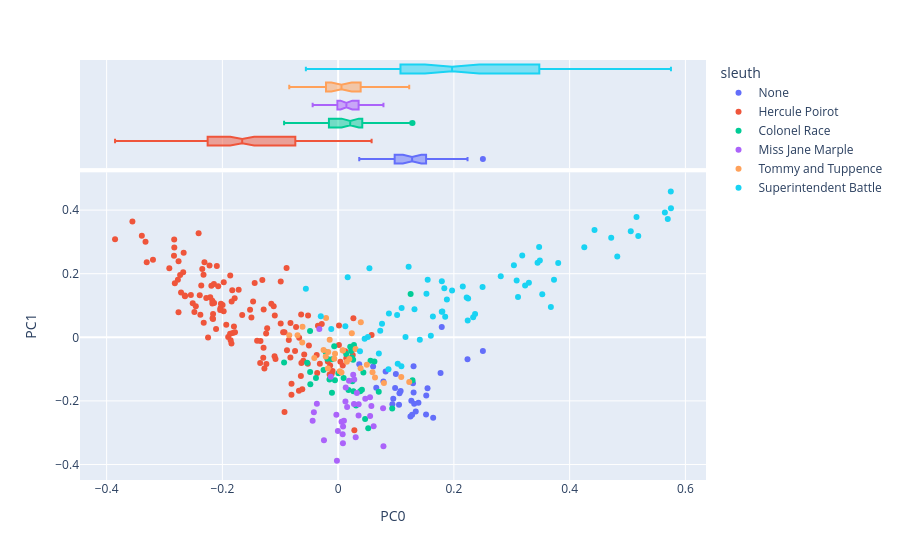

Notebook code cell kept with this figure:
### Markdown cell above
#### Scatterplot of documents in the space created by the first two components

With points colored by metadata features.

### Code cell
# create a scatterplot of documents in the space created by the first 2 components
# coloring the points by sleuth

# fill the NaN for works without a sleuth (Giant's Bread)
DOC['sleuth'] = DOC['sleuth'].fillna('None')

px.scatter(
    data_frame = DCM.join(DOC).reset_index(),
    x = 'PC0', # first PC
    y = 'PC1', # second PC
    color = 'sleuth', # color by sleuth
    hover_name = 'label', # use concat string for hover info
    hover_data=['pub_year_original', 'work_type'], # add more hover data
    marginal_x = 'box' # add boxplot to x axis
)

### Figure 1 — Plotly figure (JSON) as saved in the notebook; plotly's stock layout.template omitted (floating-point values rounded to 4 significant figures; data arrays with more than 128 entries replaced by an {"elided": "..."} marker saying what was removed)
{"data": [{"customdata": [[1930, "novel"], [1930, "novel"], [1930, "novel"], [1930, "novel"], [1930, "novel"], [1930, "novel"], [1930, "novel"], [1930, "novel"], [1930, "novel"], [1930, "novel"], [1930, "novel"], [1930, "novel"], [1930, "novel"], [1930, "novel"], [1930, "novel"], [1930, "novel"], [1930, "novel"], [1930, "novel"], [1930, "novel"], [1930, "novel"], [1930, "novel"], [1930, "novel"], [1930, "novel"], [1930, "novel"], [1930, "novel"], [1930, "novel"], [1930, "novel"], [1930, "novel"], [1930, "novel"]], "hovertemplate": "<b>%{hovertext}</b><br><br>sleuth=None<br>PC0=%{x}<br>PC1=%{y}<br>pub_year_original=%{customdata[0]}<br>work_type=%{customdata[1]}<extra></extra>", "hovertext": ["giants-bread ch.0", "giants-bread ch.1", "giants-bread ch.2", "giants-bread ch.3", "giants-bread ch.4", "giants-bread ch.5", "giants-bread ch.6", "giants-bread ch.7", "giants-bread ch.8", "giants-bread ch.9", "giants-bread ch.10", "giants-bread ch.11", "giants-bread ch.12", "giants-bread ch.13", "giants-bread ch.14", "giants-bread ch.15", "giants-bread ch.16", "giants-bread ch.17", "giants-bread ch.18", "giants-bread ch.19", "giants-bread ch.20", "giants-bread ch.21", "giants-bread ch.22", "giants-bread ch.23", "giants-bread ch.24", "giants-bread ch.25", "giants-bread ch.26", "giants-bread ch.27", "giants-bread ch.28"], "legendgroup": "None", "marker": {"color": "#636efa", "symbol": "circle"}, "mode": "markers", "name": "None", "orientation": "v", "showlegend": true, "type": "scatter", "x": [0.03647, 0.08202, 0.09971, 0.0782, 0.09376, 0.106, 0.1387, 0.1519, 0.1314, 0.1341, 0.1052, 0.1249, 0.1304, 0.1642, 0.1544, 0.0604, 0.09525, 0.1278, 0.1523, 0.1265, 0.108, 0.06588, 0.1769, 0.179, 0.2501, 0.1303, 0.2236, 0.1293, 0.09845], "xaxis": "x", "y": [-0.08483, -0.1077, -0.1154, -0.1386, -0.2108, -0.1759, -0.2055, -0.2427, -0.2089, -0.2332, -0.2117, -0.2487, -0.1735, -0.2531, -0.1602, -0.09213, -0.193, -0.2439, -0.1832, -0.1994, -0.1689, -0.1583, -0.1121, 0.03224, -0.04314, -0.09097, -0.06922, -0.1447, -0.1596], "yaxis": "y"}, {"alignmentgroup": "True", "customdata": [[1930, "novel"], [1930, "novel"], [1930, "novel"], [1930, "novel"], [1930, "novel"], [1930, "novel"], [1930, "novel"], [1930, "novel"], [1930, "novel"], [1930, "novel"], [1930, "novel"], [1930, "novel"], [1930, "novel"], [1930, "novel"], [1930, "novel"], [1930, "novel"], [1930, "novel"], [1930, "novel"], [1930, "novel"], [1930, "novel"], [1930, "novel"], [1930, "novel"], [1930, "novel"], [1930, "novel"], [1930, "novel"], [1930, "novel"], [1930, "novel"], [1930, "novel"], [1930, "novel"]], "hovertemplate": "<b>%{hovertext}</b><br><br>sleuth=None<br>PC0=%{x}<br>pub_year_original=%{customdata[0]}<br>work_type=%{customdata[1]}<extra></extra>", "hovertext": ["giants-bread ch.0", "giants-bread ch.1", "giants-bread ch.2", "giants-bread ch.3", "giants-bread ch.4", "giants-bread ch.5", "giants-bread ch.6", "giants-bread ch.7", "giants-bread ch.8", "giants-bread ch.9", "giants-bread ch.10", "giants-bread ch.11", "giants-bread ch.12", "giants-bread ch.13", "giants-bread ch.14", "giants-bread ch.15", "giants-bread ch.16", "giants-bread ch.17", "giants-bread ch.18", "giants-bread ch.19", "giants-bread ch.20", "giants-bread ch.21", "giants-bread ch.22", "giants-bread ch.23", "giants-bread ch.24", "giants-bread ch.25", "giants-bread ch.26", "giants-bread ch.27", "giants-bread ch.28"], "legendgroup": "None", "marker": {"color": "#636efa", "symbol": "circle"}, "name": "None", "notched": true, "offsetgroup": "None", "showlegend": false, "type": "box", "x": [0.03647, 0.08202, 0.09971, 0.0782, 0.09376, 0.106, 0.1387, 0.1519, 0.1314, 0.1341, 0.1052, 0.1249, 0.1304, 0.1642, 0.1544, 0.0604, 0.09525, 0.1278, 0.1523, 0.1265, 0.108, 0.06588, 0.1769, 0.179, 0.2501, 0.1303, 0.2236, 0.1293, 0.09845], "xaxis": "x2", "yaxis": "y2"}, {"customdata": {"elided": "133x2 mixed values"}, "hovertemplate": "<b>%{hovertext}</b><br><br>sleuth=Hercule Poirot<br>PC0=%{x}<br>PC1=%{y}<br>pub_year_original=%{customdata[0]}<br>work_type=%{customdata[1]}<extra></extra>", "hovertext": {"elided": "133 str values"}, "legendgroup": "Hercule Poirot", "marker": {"color": "#EF553B", "symbol": "circle"}, "mode": "markers", "name": "Hercule Poirot", "orientation": "v", "showlegend": true, "type": "scatter", "x": {"elided": "133 float values"}, "xaxis": "x", "y": {"elided": "133 float values"}, "yaxis": "y"}, {"alignmentgroup": "True", "customdata": {"elided": "133x2 mixed values"}, "hovertemplate": "<b>%{hovertext}</b><br><br>sleuth=Hercule Poirot<br>PC0=%{x}<br>pub_year_original=%{customdata[0]}<br>work_type=%{customdata[1]}<extra></extra>", "hovertext": {"elided": "133 str values"}, "legendgroup": "Hercule Poirot", "marker": {"color": "#EF553B", "symbol": "circle"}, "name": "Hercule Poirot", "notched": true, "offsetgroup": "Hercule Poirot", "showlegend": false, "type": "box", "x": {"elided": "133 float values"}, "xaxis": "x2", "yaxis": "y2"}, {"customdata": [[1924, "novel"], [1924, "novel"], [1924, "novel"], [1924, "novel"], [1924, "novel"], [1924, "novel"], [1924, "novel"], [1924, "novel"], [1924, "novel"], [1924, "novel"], [1924, "novel"], [1924, "novel"], [1924, "novel"], [1924, "novel"], [1924, "novel"], [1924, "novel"], [1924, "novel"], [1924, "novel"], [1924, "novel"], [1924, "novel"], [1924, "novel"], [1924, "novel"], [1924, "novel"], [1924, "novel"], [1924, "novel"], [1924, "novel"], [1924, "novel"], [1924, "novel"], [1924, "novel"], [1924, "novel"], [1924, "novel"], [1924, "novel"], [1924, "novel"], [1924, "novel"], [1924, "novel"], [1924, "novel"], [1924, "novel"]], "hovertemplate": "<b>%{hovertext}</b><br><br>sleuth=Colonel Race<br>PC0=%{x}<br>PC1=%{y}<br>pub_year_original=%{customdata[0]}<br>work_type=%{customdata[1]}<extra></extra>", "hovertext": ["the-man-in-the-brown-suit ch.0", "the-man-in-the-brown-suit ch.1", "the-man-in-the-brown-suit ch.2", "the-man-in-the-brown-suit ch.3", "the-man-in-the-brown-suit ch.4", "the-man-in-the-brown-suit ch.5", "the-man-in-the-brown-suit ch.6", "the-man-in-the-brown-suit ch.7", "the-man-in-the-brown-suit ch.8", "the-man-in-the-brown-suit ch.9", "the-man-in-the-brown-suit ch.10", "the-man-in-the-brown-suit ch.11", "the-man-in-the-brown-suit ch.12", "the-man-in-the-brown-suit ch.13", "the-man-in-the-brown-suit ch.14", "the-man-in-the-brown-suit ch.15", "the-man-in-the-brown-suit ch.16", "the-man-in-the-brown-suit ch.17", "the-man-in-the-brown-suit ch.18", "the-man-in-the-brown-suit ch.19", "the-man-in-the-brown-suit ch.20", "the-man-in-the-brown-suit ch.21", "the-man-in-the-brown-suit ch.22", "the-man-in-the-brown-suit ch.23", "the-man-in-the-brown-suit ch.24", "the-man-in-the-brown-suit ch.25", "the-man-in-the-brown-suit ch.26", "the-man-in-the-brown-suit ch.27", "the-man-in-the-brown-suit ch.28", "the-man-in-the-brown-suit ch.29", "the-man-in-the-brown-suit ch.30", "the-man-in-the-brown-suit ch.31", "the-man-in-the-brown-suit ch.32", "the-man-in-the-brown-suit ch.33", "the-man-in-the-brown-suit ch.34", "the-man-in-the-brown-suit ch.35", "the-man-in-the-brown-suit ch.36"], "legendgroup": "Colonel Race", "marker": {"color": "#00cc96", "symbol": "circle"}, "mode": "markers", "name": "Colonel Race", "orientation": "v", "showlegend": true, "type": "scatter", "x": [-0.09339, -0.02154, 0.06266, -0.006745, -0.05358, 0.1253, 0.02245, -0.04852, 0.02087, 0.03812, 0.02734, 0.04662, 0.1285, -0.03833, 0.01791, 0.07014, 0.04108, 0.04361, -0.01874, -0.01499, -0.005577, -0.04841, -0.01057, 0.009485, 0.052, 0.02463, -0.04804, -0.01068, 0.02358, 0.01392, 0.0005183, 0.05595, 0.02628, -0.02518, 0.03093, 0.09342, 0.02593], "xaxis": "x", "y": [-0.07953, -0.04647, -0.07581, -0.028, -0.07974, 0.136, -0.04296, 0.01996, -0.02943, -0.1698, -0.0239, -0.2568, -0.1351, -0.1277, -0.1659, -0.1714, -0.1647, -0.1107, -0.06755, -0.1325, -0.1351, -0.1093, -0.06894, -0.1284, -0.2864, -0.1384, -0.1475, -0.1744, -0.06326, -0.05215, -0.1127, -0.07381, -0.1697, -0.1026, -0.2142, -0.2239, -0.07061], "yaxis": "y"}, {"alignmentgroup": "True", "customdata": [[1924, "novel"], [1924, "novel"], [1924, "novel"], [1924, "novel"], [1924, "novel"], [1924, "novel"], [1924, "novel"], [1924, "novel"], [1924, "novel"], [1924, "novel"], [1924, "novel"], [1924, "novel"], [1924, "novel"], [1924, "novel"], [1924, "novel"], [1924, "novel"], [1924, "novel"], [1924, "novel"], [1924, "novel"], [1924, "novel"], [1924, "novel"], [1924, "novel"], [1924, "novel"], [1924, "novel"], [1924, "novel"], [1924, "novel"], [1924, "novel"], [1924, "novel"], [1924, "novel"], [1924, "novel"], [1924, "novel"], [1924, "novel"], [1924, "novel"], [1924, "novel"], [1924, "novel"], [1924, "novel"], [1924, "novel"]], "hovertemplate": "<b>%{hovertext}</b><br><br>sleuth=Colonel Race<br>PC0=%{x}<br>pub_year_original=%{customdata[0]}<br>work_type=%{customdata[1]}<extra></extra>", "hovertext": ["the-man-in-the-brown-suit ch.0", "the-man-in-the-brown-suit ch.1", "the-man-in-the-brown-suit ch.2", "the-man-in-the-brown-suit ch.3", "the-man-in-the-brown-suit ch.4", "the-man-in-the-brown-suit ch.5", "the-man-in-the-brown-suit ch.6", "the-man-in-the-brown-suit ch.7", "the-man-in-the-brown-suit ch.8", "the-man-in-the-brown-suit ch.9", "the-man-in-the-brown-suit ch.10", "the-man-in-the-brown-suit ch.11", "the-man-in-the-brown-suit ch.12", "the-man-in-the-brown-suit ch.13", "the-man-in-the-brown-suit ch.14", "the-man-in-the-brown-suit ch.15", "the-man-in-the-brown-suit ch.16", "the-man-in-the-brown-suit ch.17", "the-man-in-the-brown-suit ch.18", "the-man-in-the-brown-suit ch.19", "the-man-in-the-brown-suit ch.20", "the-man-in-the-brown-suit ch.21", "the-man-in-the-brown-suit ch.22", "the-man-in-the-brown-suit ch.23", "the-man-in-the-brown-suit ch.24", "the-man-in-the-brown-suit ch.25", "the-man-in-the-brown-suit ch.26", "the-man-in-the-brown-suit ch.27", "the-man-in-the-brown-suit ch.28", "the-man-in-the-brown-suit ch.29", "the-man-in-the-brown-suit ch.30", "the-man-in-the-brown-suit ch.31", "the-man-in-the-brown-suit ch.32", "the-man-in-the-brown-suit ch.33", "the-man-in-the-brown-suit ch.34", "the-man-in-the-brown-suit ch.35", "the-man-in-the-brown-suit ch.36"], "legendgroup": "Colonel Race", "marker": {"color": "#00cc96", "symbol": "circle"}, "name": "Colonel Race", "notched": true, "offsetgroup": "Colonel Race", "showlegend": false, "type": "box", "x": [-0.09339, -0.02154, 0.06266, -0.006745, -0.05358, 0.1253, 0.02245, -0.04852, 0.02087, 0.03812, 0.02734, 0.04662, 0.1285, -0.03833, 0.01791, 0.07014, 0.04108, 0.04361, -0.01874, -0.01499, -0.005577, -0.04841, -0.01057, 0.009485, 0.052, 0.02463, -0.04804, -0.01068, 0.02358, 0.01392, 0.0005183, 0.05595, 0.02628, -0.02518, 0.03093, 0.09342, 0.02593], "xaxis": "x2", "yaxis": "y2"}, {"customdata": [[1930, "novel"], [1930, "novel"], [1930, "novel"], [1930, "novel"], [1930, "novel"], [1930, "novel"], [1930, "novel"], [1930, "novel"], [1930, "novel"], [1930, "novel"], [1930, "novel"], [1930, "novel"], [1930, "novel"], [1930, "novel"], [1930, "novel"], [1930, "novel"], [1930, "novel"], [1930, "novel"], [1930, "novel"], [1930, "novel"], [1930, "novel"], [1930, "novel"], [1930, "novel"], [1930, "novel"], [1930, "novel"], [1930, "novel"], [1930, "novel"], [1930, "novel"], [1930, "novel"], [1930, "novel"], [1930, "novel"], [1930, "novel"]], "hovertemplate": "<b>%{hovertext}</b><br><br>sleuth=Miss Jane Marple<br>PC0=%{x}<br>PC1=%{y}<br>pub_year_original=%{customdata[0]}<br>work_type=%{customdata[1]}<extra></extra>", "hovertext": ["the-murder-at-the-vicarage ch.1", "the-murder-at-the-vicarage ch.2", "the-murder-at-the-vicarage ch.3", "the-murder-at-the-vicarage ch.4", "the-murder-at-the-vicarage ch.5", "the-murder-at-the-vicarage ch.6", "the-murder-at-the-vicarage ch.7", "the-murder-at-the-vicarage ch.8", "the-murder-at-the-vicarage ch.9", "the-murder-at-the-vicarage ch.10", "the-murder-at-the-vicarage ch.11", "the-murder-at-the-vicarage ch.12", "the-murder-at-the-vicarage ch.13", "the-murder-at-the-vicarage ch.14", "the-murder-at-the-vicarage ch.15", "the-murder-at-the-vicarage ch.16", "the-murder-at-the-vicarage ch.17", "the-murder-at-the-vicarage ch.18", "the-murder-at-the-vicarage ch.19", "the-murder-at-the-vicarage ch.20", "the-murder-at-the-vicarage ch.21", "the-murder-at-the-vicarage ch.22", "the-murder-at-the-vicarage ch.23", "the-murder-at-the-vicarage ch.24", "the-murder-at-the-vicarage ch.25", "the-murder-at-the-vicarage ch.26", "the-murder-at-the-vicarage ch.27", "the-murder-at-the-vicarage ch.28", "the-murder-at-the-vicarage ch.29", "the-murder-at-the-vicarage ch.30", "the-murder-at-the-vicarage ch.31", "the-murder-at-the-vicarage ch.32"], "legendgroup": "Miss Jane Marple", "marker": {"color": "#ab63fa", "symbol": "circle"}, "mode": "markers", "name": "Miss Jane Marple", "orientation": "v", "showlegend": true, "type": "scatter", "x": [0.02735, 0.06134, 0.01309, 0.05529, -0.03675, -0.003075, 0.07766, 0.007812, 0.07831, 0.03526, 0.008254, -0.002098, 0.03035, 0.01263, -0.0245, -0.0004487, 0.00593, -0.04191, 0.05742, 0.02602, 0.0188, 0.03546, -0.04406, 0.0551, 0.01551, 0.0085, 0.02786, -0.0325, -0.01262, 0.01001, 0.03233, 0.04688], "xaxis": "x", "y": [-0.21, -0.2794, -0.1576, -0.2478, -0.2088, -0.2437, -0.2229, -0.3046, -0.3429, -0.2462, -0.3331, -0.3886, -0.3144, -0.2017, -0.3238, -0.2944, -0.2656, -0.2357, -0.2164, -0.118, -0.1364, -0.2107, -0.2625, -0.1886, -0.2194, -0.2805, -0.1327, 0.02627, -0.124, -0.2626, -0.175, -0.1936], "yaxis": "y"}, {"alignmentgroup": "True", "customdata": [[1930, "novel"], [1930, "novel"], [1930, "novel"], [1930, "novel"], [1930, "novel"], [1930, "novel"], [1930, "novel"], [1930, "novel"], [1930, "novel"], [1930, "novel"], [1930, "novel"], [1930, "novel"], [1930, "novel"], [1930, "novel"], [1930, "novel"], [1930, "novel"], [1930, "novel"], [1930, "novel"], [1930, "novel"], [1930, "novel"], [1930, "novel"], [1930, "novel"], [1930, "novel"], [1930, "novel"], [1930, "novel"], [1930, "novel"], [1930, "novel"], [1930, "novel"], [1930, "novel"], [1930, "novel"], [1930, "novel"], [1930, "novel"]], "hovertemplate": "<b>%{hovertext}</b><br><br>sleuth=Miss Jane Marple<br>PC0=%{x}<br>pub_year_original=%{customdata[0]}<br>work_type=%{customdata[1]}<extra></extra>", "hovertext": ["the-murder-at-the-vicarage ch.1", "the-murder-at-the-vicarage ch.2", "the-murder-at-the-vicarage ch.3", "the-murder-at-the-vicarage ch.4", "the-murder-at-the-vicarage ch.5", "the-murder-at-the-vicarage ch.6", "the-murder-at-the-vicarage ch.7", "the-murder-at-the-vicarage ch.8", "the-murder-at-the-vicarage ch.9", "the-murder-at-the-vicarage ch.10", "the-murder-at-the-vicarage ch.11", "the-murder-at-the-vicarage ch.12", "the-murder-at-the-vicarage ch.13", "the-murder-at-the-vicarage ch.14", "the-murder-at-the-vicarage ch.15", "the-murder-at-the-vicarage ch.16", "the-murder-at-the-vicarage ch.17", "the-murder-at-the-vicarage ch.18", "the-murder-at-the-vicarage ch.19", "the-murder-at-the-vicarage ch.20", "the-murder-at-the-vicarage ch.21", "the-murder-at-the-vicarage ch.22", "the-murder-at-the-vicarage ch.23", "the-murder-at-the-vicarage ch.24", "the-murder-at-the-vicarage ch.25", "the-murder-at-the-vicarage ch.26", "the-murder-at-the-vicarage ch.27", "the-murder-at-the-vicarage ch.28", "the-murder-at-the-vicarage ch.29", "the-murder-at-the-vicarage ch.30", "the-murder-at-the-vicarage ch.31", "the-murder-at-the-vicarage ch.32"], "legendgroup": "Miss Jane Marple", "marker": {"color": "#ab63fa", "symbol": "circle"}, "name": "Miss Jane Marple", "notched": true, "offsetgroup": "Miss Jane Marple", "showlegend": false, "type": "box", "x": [0.02735, 0.06134, 0.01309, 0.05529, -0.03675, -0.003075, 0.07766, 0.007812, 0.07831, 0.03526, 0.008254, -0.002098, 0.03035, 0.01263, -0.0245, -0.0004487, 0.00593, -0.04191, 0.05742, 0.02602, 0.0188, 0.03546, -0.04406, 0.0551, 0.01551, 0.0085, 0.02786, -0.0325, -0.01262, 0.01001, 0.03233, 0.04688], "xaxis": "x2", "yaxis": "y2"}, {"customdata": [[1922, "novel"], [1922, "novel"], [1922, "novel"], [1922, "novel"], [1922, "novel"], [1922, "novel"], [1922, "novel"], [1922, "novel"], [1922, "novel"], [1922, "novel"], [1922, "novel"], [1922, "novel"], [1922, "novel"], [1922, "novel"], [1922, "novel"], [1922, "novel"], [1922, "novel"], [1922, "novel"], [1922, "novel"], [1922, "novel"], [1922, "novel"], [1922, "novel"], [1922, "novel"], [1922, "novel"], [1922, "novel"], [1922, "novel"], [1922, "novel"], [1922, "novel"], [1922, "novel"]], "hovertemplate": "<b>%{hovertext}</b><br><br>sleuth=Tommy and Tuppence<br>PC0=%{x}<br>PC1=%{y}<br>pub_year_original=%{customdata[0]}<br>work_type=%{customdata[1]}<extra></extra>", "hovertext": ["the-secret-adversary ch.0", "the-secret-adversary ch.1", "the-secret-adversary ch.2", "the-secret-adversary ch.3", "the-secret-adversary ch.4", "the-secret-adversary ch.5", "the-secret-adversary ch.6", "the-secret-adversary ch.7", "the-secret-adversary ch.8", "the-secret-adversary ch.9", "the-secret-adversary ch.10", "the-secret-adversary ch.11", "the-secret-adversary ch.12", "the-secret-adversary ch.13", "the-secret-adversary ch.14", "the-secret-adversary ch.15", "the-secret-adversary ch.16", "the-secret-adversary ch.17", "the-secret-adversary ch.18", "the-secret-adversary ch.19", "the-secret-adversary ch.20", "the-secret-adversary ch.21", "the-secret-adversary ch.22", "the-secret-adversary ch.23", "the-secret-adversary ch.24", "the-secret-adversary ch.25", "the-secret-adversary ch.26", "the-secret-adversary ch.27", "the-secret-adversary ch.28"], "legendgroup": "Tommy and Tuppence", "marker": {"color": "#FFA15A", "symbol": "circle"}, "mode": "markers", "name": "Tommy and Tuppence", "orientation": "v", "showlegend": true, "type": "scatter", "x": [0.02367, 0.07912, -0.06158, 0.109, -0.01718, 0.06367, 0.00789, -0.02088, -0.08448, 0.03011, -0.06206, 0.0594, 0.002764, -0.005408, -0.04118, 0.03883, -0.02516, -0.07015, -0.006578, -0.02142, 0.01935, 0.04957, 0.01502, 0.00845, 0.03915, 0.005794, -0.0146, -0.01776, 0.1228], "xaxis": "x", "y": [0.0126, -0.1436, 0.03304, -0.1248, -0.04606, -0.1262, -0.04069, 0.06098, 0.0068, -0.03661, -0.01608, -0.1096, -0.107, -0.0519, -0.06546, -0.09716, -0.03983, 0.006568, -0.06711, -0.06057, -0.0686, -0.08611, -0.07688, -0.04157, 0.04763, -0.1105, -0.007979, -0.09787, -0.1403], "yaxis": "y"}, {"alignmentgroup": "True", "customdata": [[1922, "novel"], [1922, "novel"], [1922, "novel"], [1922, "novel"], [1922, "novel"], [1922, "novel"], [1922, "novel"], [1922, "novel"], [1922, "novel"], [1922, "novel"], [1922, "novel"], [1922, "novel"], [1922, "novel"], [1922, "novel"], [1922, "novel"], [1922, "novel"], [1922, "novel"], [1922, "novel"], [1922, "novel"], [1922, "novel"], [1922, "novel"], [1922, "novel"], [1922, "novel"], [1922, "novel"], [1922, "novel"], [1922, "novel"], [1922, "novel"], [1922, "novel"], [1922, "novel"]], "hovertemplate": "<b>%{hovertext}</b><br><br>sleuth=Tommy and Tuppence<br>PC0=%{x}<br>pub_year_original=%{customdata[0]}<br>work_type=%{customdata[1]}<extra></extra>", "hovertext": ["the-secret-adversary ch.0", "the-secret-adversary ch.1", "the-secret-adversary ch.2", "the-secret-adversary ch.3", "the-secret-adversary ch.4", "the-secret-adversary ch.5", "the-secret-adversary ch.6", "the-secret-adversary ch.7", "the-secret-adversary ch.8", "the-secret-adversary ch.9", "the-secret-adversary ch.10", "the-secret-adversary ch.11", "the-secret-adversary ch.12", "the-secret-adversary ch.13", "the-secret-adversary ch.14", "the-secret-adversary ch.15", "the-secret-adversary ch.16", "the-secret-adversary ch.17", "the-secret-adversary ch.18", "the-secret-adversary ch.19", "the-secret-adversary ch.20", "the-secret-adversary ch.21", "the-secret-adversary ch.22", "the-secret-adversary ch.23", "the-secret-adversary ch.24", "the-secret-adversary ch.25", "the-secret-adversary ch.26", "the-secret-adversary ch.27", "the-secret-adversary ch.28"], "legendgroup": "Tommy and Tuppence", "marker": {"color": "#FFA15A", "symbol": "circle"}, "name": "Tommy and Tuppence", "notched": true, "offsetgroup": "Tommy and Tuppence", "showlegend": false, "type": "box", "x": [0.02367, 0.07912, -0.06158, 0.109, -0.01718, 0.06367, 0.00789, -0.02088, -0.08448, 0.03011, -0.06206, 0.0594, 0.002764, -0.005408, -0.04118, 0.03883, -0.02516, -0.07015, -0.006578, -0.02142, 0.01935, 0.04957, 0.01502, 0.00845, 0.03915, 0.005794, -0.0146, -0.01776, 0.1228], "xaxis": "x2", "yaxis": "y2"}, {"customdata": {"elided": "65x2 mixed values"}, "hovertemplate": "<b>%{hovertext}</b><br><br>sleuth=Superintendent Battle<br>PC0=%{x}<br>PC1=%{y}<br>pub_year_original=%{customdata[0]}<br>work_type=%{customdata[1]}<extra></extra>", "hovertext": ["the-secret-of-chimneys ch.1", "the-secret-of-chimneys ch.2", "the-secret-of-chimneys ch.3", "the-secret-of-chimneys ch.4", "the-secret-of-chimneys ch.5", "the-secret-of-chimneys ch.6", "the-secret-of-chimneys ch.7", "the-secret-of-chimneys ch.8", "the-secret-of-chimneys ch.9", "the-secret-of-chimneys ch.10", "the-secret-of-chimneys ch.11", "the-secret-of-chimneys ch.12", "the-secret-of-chimneys ch.13", "the-secret-of-chimneys ch.14", "the-secret-of-chimneys ch.15", "the-secret-of-chimneys ch.16", "the-secret-of-chimneys ch.17", "the-secret-of-chimneys ch.18", "the-secret-of-chimneys ch.19", "the-secret-of-chimneys ch.20", "the-secret-of-chimneys ch.21", "the-secret-of-chimneys ch.22", "the-secret-of-chimneys ch.23", "the-secret-of-chimneys ch.24", "the-secret-of-chimneys ch.25", "the-secret-of-chimneys ch.26", "the-secret-of-chimneys ch.27", "the-secret-of-chimneys ch.28", "the-secret-of-chimneys ch.29", "the-secret-of-chimneys ch.30", "the-secret-of-chimneys ch.31", "the-seven-dials-mystery ch.1", "the-seven-dials-mystery ch.2", "the-seven-dials-mystery ch.3", "the-seven-dials-mystery ch.4", "the-seven-dials-mystery ch.5", "the-seven-dials-mystery ch.6", "the-seven-dials-mystery ch.7", "the-seven-dials-mystery ch.8", "the-seven-dials-mystery ch.9", "the-seven-dials-mystery ch.10", "the-seven-dials-mystery ch.11", "the-seven-dials-mystery ch.12", "the-seven-dials-mystery ch.13", "the-seven-dials-mystery ch.14", "the-seven-dials-mystery ch.15", "the-seven-dials-mystery ch.16", "the-seven-dials-mystery ch.17", "the-seven-dials-mystery ch.18", "the-seven-dials-mystery ch.19", "the-seven-dials-mystery ch.20", "the-seven-dials-mystery ch.21", "the-seven-dials-mystery ch.22", "the-seven-dials-mystery ch.23", "the-seven-dials-mystery ch.24", "the-seven-dials-mystery ch.25", "the-seven-dials-mystery ch.26", "the-seven-dials-mystery ch.27", "the-seven-dials-mystery ch.28", "the-seven-dials-mystery ch.29", "the-seven-dials-mystery ch.30", "the-seven-dials-mystery ch.31", "the-seven-dials-mystery ch.32", "the-seven-dials-mystery ch.33", "the-seven-dials-mystery ch.34"], "legendgroup": "Superintendent Battle", "marker": {"color": "#19d3f3", "symbol": "circle"}, "mode": "markers", "name": "Superintendent Battle", "orientation": "v", "showlegend": true, "type": "scatter", "x": [0.07034, 0.1029, 0.3473, 0.575, 0.1547, 0.2154, -0.02998, -0.05577, -0.01189, 0.2495, 0.281, 0.1879, 0.1834, 0.1792, 0.1097, 0.1526, 0.5748, 0.1969, 0.05404, 0.03778, 0.443, 0.185, 0.08774, 0.05136, 0.1218, 0.04581, 0.3037, 0.0165, 0.1019, 0.1093, 0.3181, 0.3084, 0.2221, 0.1602, 0.3108, 0.2246, 0.373, 0.3802, 0.1412, 0.3675, 0.2366, 0.5695, 0.3231, 0.07275, 0.01244, 0.08695, 0.5156, 0.4718, 0.4253, 0.3446, 0.1319, 0.18, 0.3485, 0.179, 0.4823, 0.3527, 0.2333, 0.07584, 0.1164, 0.5645, 0.5186, 0.5056, 0.1637, 0.2239, 0.3296], "xaxis": "x", "y": [-0.05073, -0.08312, 0.2839, 0.4055, 0.1808, 0.1599, 0.06654, 0.1527, 0.02579, 0.1582, 0.1923, 0.1191, 0.1544, 0.1759, 0.09218, 0.1367, 0.4586, 0.1472, 0.2173, -0.04357, 0.3378, 0.06492, 0.07494, 0.001191, 0.222, -0.004687, 0.2263, 0.1885, 0.06992, -0.09082, 0.2575, 0.1789, 0.125, 0.004921, 0.127, 0.1218, 0.1813, 0.2337, -0.007505, 0.09489, 0.07341, 0.3722, 0.1631, 0.02085, 0.03481, -0.1008, 0.3782, 0.313, 0.2833, 0.2346, 0.08787, 0.08109, 0.2413, 0.08053, 0.2541, 0.1357, 0.06295, 0.04233, 0.0005489, 0.3924, 0.3185, 0.3337, 0.06572, 0.05303, 0.1716], "yaxis": "y"}, {"alignmentgroup": "True", "customdata": {"elided": "65x2 mixed values"}, "hovertemplate": "<b>%{hovertext}</b><br><br>sleuth=Superintendent Battle<br>PC0=%{x}<br>pub_year_original=%{customdata[0]}<br>work_type=%{customdata[1]}<extra></extra>", "hovertext": ["the-secret-of-chimneys ch.1", "the-secret-of-chimneys ch.2", "the-secret-of-chimneys ch.3", "the-secret-of-chimneys ch.4", "the-secret-of-chimneys ch.5", "the-secret-of-chimneys ch.6", "the-secret-of-chimneys ch.7", "the-secret-of-chimneys ch.8", "the-secret-of-chimneys ch.9", "the-secret-of-chimneys ch.10", "the-secret-of-chimneys ch.11", "the-secret-of-chimneys ch.12", "the-secret-of-chimneys ch.13", "the-secret-of-chimneys ch.14", "the-secret-of-chimneys ch.15", "the-secret-of-chimneys ch.16", "the-secret-of-chimneys ch.17", "the-secret-of-chimneys ch.18", "the-secret-of-chimneys ch.19", "the-secret-of-chimneys ch.20", "the-secret-of-chimneys ch.21", "the-secret-of-chimneys ch.22", "the-secret-of-chimneys ch.23", "the-secret-of-chimneys ch.24", "the-secret-of-chimneys ch.25", "the-secret-of-chimneys ch.26", "the-secret-of-chimneys ch.27", "the-secret-of-chimneys ch.28", "the-secret-of-chimneys ch.29", "the-secret-of-chimneys ch.30", "the-secret-of-chimneys ch.31", "the-seven-dials-mystery ch.1", "the-seven-dials-mystery ch.2", "the-seven-dials-mystery ch.3", "the-seven-dials-mystery ch.4", "the-seven-dials-mystery ch.5", "the-seven-dials-mystery ch.6", "the-seven-dials-mystery ch.7", "the-seven-dials-mystery ch.8", "the-seven-dials-mystery ch.9", "the-seven-dials-mystery ch.10", "the-seven-dials-mystery ch.11", "the-seven-dials-mystery ch.12", "the-seven-dials-mystery ch.13", "the-seven-dials-mystery ch.14", "the-seven-dials-mystery ch.15", "the-seven-dials-mystery ch.16", "the-seven-dials-mystery ch.17", "the-seven-dials-mystery ch.18", "the-seven-dials-mystery ch.19", "the-seven-dials-mystery ch.20", "the-seven-dials-mystery ch.21", "the-seven-dials-mystery ch.22", "the-seven-dials-mystery ch.23", "the-seven-dials-mystery ch.24", "the-seven-dials-mystery ch.25", "the-seven-dials-mystery ch.26", "the-seven-dials-mystery ch.27", "the-seven-dials-mystery ch.28", "the-seven-dials-mystery ch.29", "the-seven-dials-mystery ch.30", "the-seven-dials-mystery ch.31", "the-seven-dials-mystery ch.32", "the-seven-dials-mystery ch.33", "the-seven-dials-mystery ch.34"], "legendgroup": "Superintendent Battle", "marker": {"color": "#19d3f3", "symbol": "circle"}, "name": "Superintendent Battle", "notched": true, "offsetgroup": "Superintendent Battle", "showlegend": false, "type": "box", "x": [0.07034, 0.1029, 0.3473, 0.575, 0.1547, 0.2154, -0.02998, -0.05577, -0.01189, 0.2495, 0.281, 0.1879, 0.1834, 0.1792, 0.1097, 0.1526, 0.5748, 0.1969, 0.05404, 0.03778, 0.443, 0.185, 0.08774, 0.05136, 0.1218, 0.04581, 0.3037, 0.0165, 0.1019, 0.1093, 0.3181, 0.3084, 0.2221, 0.1602, 0.3108, 0.2246, 0.373, 0.3802, 0.1412, 0.3675, 0.2366, 0.5695, 0.3231, 0.07275, 0.01244, 0.08695, 0.5156, 0.4718, 0.4253, 0.3446, 0.1319, 0.18, 0.3485, 0.179, 0.4823, 0.3527, 0.2333, 0.07584, 0.1164, 0.5645, 0.5186, 0.5056, 0.1637, 0.2239, 0.3296], "xaxis": "x2", "yaxis": "y2"}], "layout": {"legend": {"title": {"text": "sleuth"}, "tracegroupgap": 0}, "margin": {"t": 60}, "xaxis": {"anchor": "y", "domain": [0, 1], "title": {"text": "PC0"}}, "xaxis2": {"anchor": "y2", "domain": [0, 1], "matches": "x", "showgrid": true, "showticklabels": false}, "yaxis": {"anchor": "x", "domain": [0, 0.7326], "title": {"text": "PC1"}}, "yaxis2": {"anchor": "x2", "domain": [0.7426, 1], "matches": "y2", "showgrid": false, "showline": false, "showticklabels": false, "ticks": ""}}}
